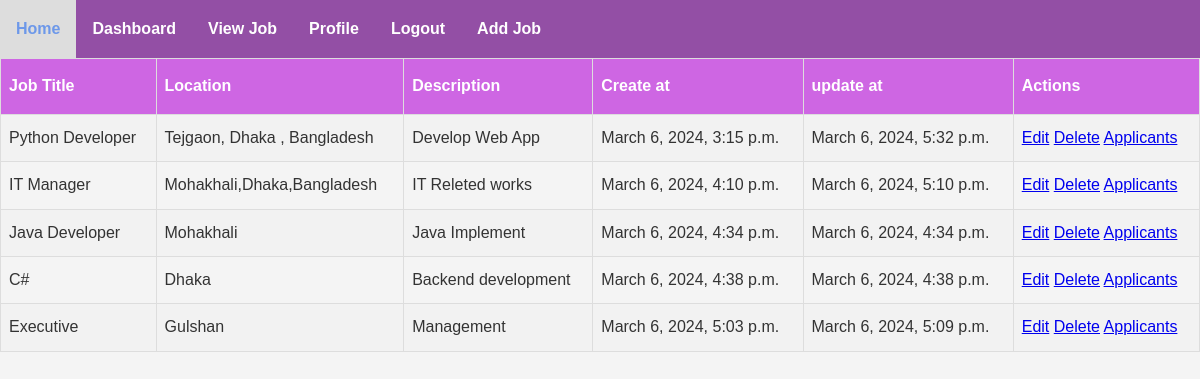
The app's page /Post_or_Applied_Job_Page/ (signed in) with its own data.
### myApp/models.py (models this page shows, shortened)
class job_model(models.Model):
    job_title = models.CharField(max_length=100, null=True)
    company_name = models.CharField(max_length=100, null=True)
    location = models.CharField(max_length=100, null=True)
    description = models.TextField()
    create_at = models.DateTimeField(auto_now_add=True, null=True)
    update_at = models.DateTimeField(auto_now=True, null=True)
    job_creator = models.ForeignKey(Custom_User, on_delete=models.CASCADE)
    openings = models.CharField(max_length=100, null=True)
    category = models.CharField(max_length=100, null=True)
    skill = models.CharField(max_length=100, null=True)

### SaimaYesminEva_001040_JobPortal/views.py (the view)
# urls.py: path('Post_or_Applied_Job_Page/',Post_or_Applied_Job_Page,name='Post_or_Applied_Job_Page'),
def Post_or_Applied_Job_Page(request):
    current_user=request.user
    if current_user.user_type == 'recruiter':
        posted_job = job_model.objects.filter(job_creator=current_user)
    context={
        'posted_job':posted_job
    }
    return render(request,'Recruiter/postedJob.html',context)

### Template/Recruiter/postedJob.html (shortened to what this page needs)
{% extends "dashboard.html" %}
{% block content %}
<!DOCTYPE html>
<html>
<head>
</head>
<body>
<table id="customers">
  <tr>
    <th>Job Title</th>
    <th>Location</th>
    <th>Description</th>
    <th>Create at</th>
    <th>update at</th>
    <th>Actions</th>
  </tr>
  {% for i in posted_job %}
  <tr>
    <td>{{i.job_title}}</td>
    <td>{{i.location}}</td>
    <td>{{i.description}}</td>
    <td>{{i.create_at}}</td>
    <td>{{i.update_at}}</td>
    <td>
      <a href="{% url 'editPage' i.id %}">Edit</a>
      <a href="{% url 'deletePage' i.id %}">Delete</a>
      <a href="{% url 'applicant_list' i.id %}">Applicants</a>
    </td>
  </tr>
  {% endfor %}
</table>
</body>
</html>
{% endblock content %}

### Template/dashboard.html (style rules this page uses)
body { font-family: Arial, sans-serif; margin: 0; padding: 0; }
* { margin: 0; padding: 0; box-sizing: border-box; }
body { font-family: Arial, sans-serif; background-color: #f4f4f4; line-height: 1.9; color: #333; }

### Template/Recruiter/postedJob.html (style rules this page uses)
#customers { font-family: Arial, Helvetica, sans-serif; border-collapse: collapse; width: 100%; }
#customers td, #customers th { border: 1px solid #ddd; padding: 8px; }
#customers tr:nth-child(even) { background-color: #f2f2f2; }
#customers th { padding-top: 12px; padding-bottom: 12px; text-align: left; background-color: #ce66e3; color: white; }

### records on screen
job_model: job_title "Python Developer", location "Tejgaon, Dhaka , Bangladesh", description "Develop Web App", create_at "March 6, 2024, 3:15 p.m.", update_at "March 6, 2024, 5:32 p.m."
job_model: job_title "IT Manager", location "Mohakhali,Dhaka,Bangladesh", description "IT Releted works", create_at "March 6, 2024, 4:10 p.m.", update_at "March 6, 2024, 5:10 p.m."
job_model: job_title "Java Developer", location "Mohakhali", description "Java Implement", create_at "March 6, 2024, 4:34 p.m.", update_at "March 6, 2024, 4:34 p.m."
job_model: job_title "C#", location "Dhaka", description "Backend development", create_at "March 6, 2024, 4:38 p.m.", update_at "March 6, 2024, 4:38 p.m."
job_model: job_title "Executive", location "Gulshan", description "Management", create_at "March 6, 2024, 5:03 p.m.", update_at "March 6, 2024, 5:09 p.m."
